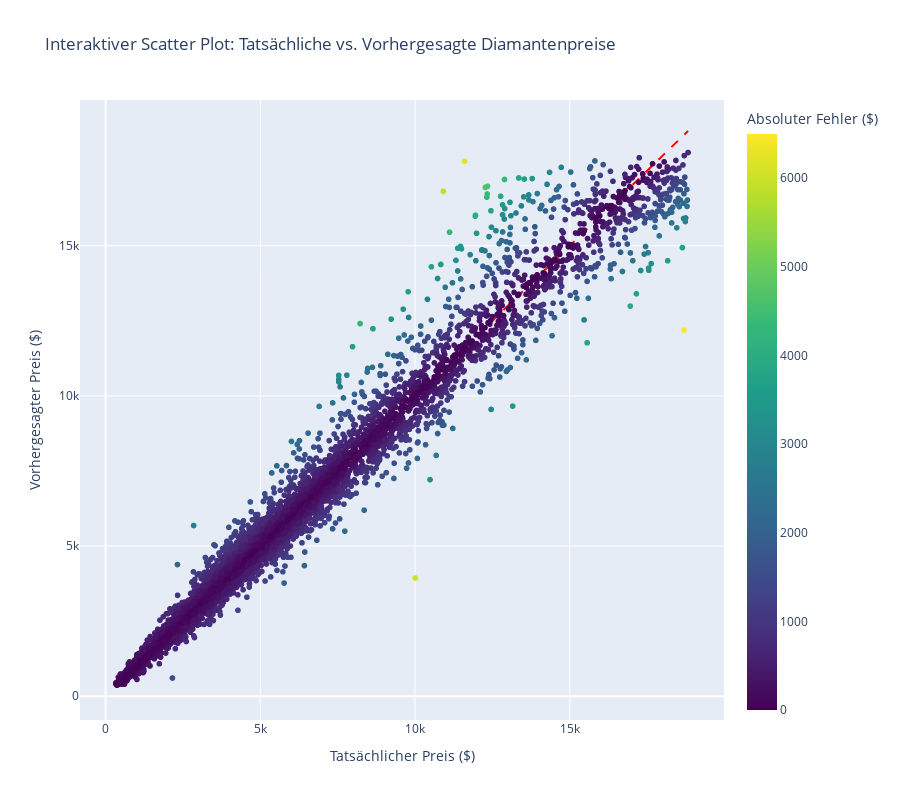

The notebook cell saved with this chart:
### Code cell
import plotly.express as px
import plotly.graph_objs as go
import numpy as np

# Daten für den interaktiven Plot vorbereiten
hover_data = pd.DataFrame({
    'Tatsächlicher Preis': y_test,
    'Vorhergesagter Preis': y_predicted_test,
    'Absoluter Fehler': np.abs(y_test - y_predicted_test),
    'Relativer Fehler (%)': np.abs(y_test - y_predicted_test) / y_test * 100
})

# Zusätzliche Features für Hover-Informationen
# Angenommen, die ursprünglichen Features sind noch verfügbar
hover_data = pd.concat([hover_data, X_test.reset_index(drop=True)], axis=1)

# Interaktiver Scatter Plot mit Plotly
fig = px.scatter(
    hover_data, 
    x='Tatsächlicher Preis', 
    y='Vorhergesagter Preis',
    color='Absoluter Fehler',
    color_continuous_scale='viridis',
    hover_data={
        'Tatsächlicher Preis': ':.2f',
        'Vorhergesagter Preis': ':.2f', 
        'Absoluter Fehler': ':.2f',
        'Relativer Fehler (%)': ':.2f'
    },
    labels={
        'Tatsächlicher Preis': 'Tatsächlicher Preis ($)',
        'Vorhergesagter Preis': 'Vorhergesagter Preis ($)',
        'Absoluter Fehler': 'Absoluter Fehler ($)'
    },
    title='Interaktiver Scatter Plot: Tatsächliche vs. Vorhergesagte Diamantenpreise'
)

# Perfekte Vorhersage Linie hinzufügen
fig.add_trace(
    go.Scatter(
        x=[y_test.min(), y_test.max()], 
        y=[y_test.min(), y_test.max()],
        mode='lines',
        name='Perfekte linie',
        line=dict(color='red', dash='dash'),
        showlegend=False
    )
)

fig.update_layout(
    height=800,
    width=900,
    coloraxis_colorbar=dict(title='Absoluter Fehler ($)'),
    hovermode='closest'
)


# Optional: Plot direkt anzeigen (funktioniert in Jupyter Notebook)
fig.show()

### Figure 1 — Plotly figure (JSON) as saved in the notebook; plotly's stock layout.template omitted (floating-point values rounded to 4 significant figures; data arrays with more than 128 entries replaced by an {"elided": "..."} marker saying what was removed)
{"data": [{"customdata": {"elided": "19361x2 float values"}, "hovertemplate": "Tatsächlicher Preis ($)=%{x:.2f}<br>Vorhergesagter Preis ($)=%{y:.2f}<br>Absoluter Fehler ($)=%{marker.color:.2f}<br>Relativer Fehler (%)=%{customdata[1]:.2f}<extra></extra>", "legendgroup": "", "marker": {"color": {"elided": "19361 float values"}, "coloraxis": "coloraxis", "symbol": "circle"}, "mode": "markers", "name": "", "showlegend": false, "type": "scattergl", "x": {"elided": "19361 float values"}, "xaxis": "x", "y": {"elided": "19361 float values"}, "yaxis": "y"}, {"line": {"color": "red", "dash": "dash"}, "mode": "lines", "name": "Perfekte linie", "showlegend": false, "type": "scatter", "x": [335, 18823], "y": [335, 18823]}], "layout": {"coloraxis": {"colorbar": {"title": {"text": "Absoluter Fehler ($)"}}, "colorscale": [[0, "#440154"], [0.1111, "#482878"], [0.2222, "#3e4989"], [0.3333, "#31688e"], [0.4444, "#26828e"], [0.5556, "#1f9e89"], [0.6667, "#35b779"], [0.7778, "#6ece58"], [0.8889, "#b5de2b"], [1, "#fde725"]]}, "height": 800, "hovermode": "closest", "legend": {"tracegroupgap": 0}, "title": {"text": "Interaktiver Scatter Plot: Tatsächliche vs. Vorhergesagte Diamantenpreise"}, "width": 900, "xaxis": {"anchor": "y", "domain": [0, 1], "title": {"text": "Tatsächlicher Preis ($)"}}, "yaxis": {"anchor": "x", "domain": [0, 1], "title": {"text": "Vorhergesagter Preis ($)"}}}}
